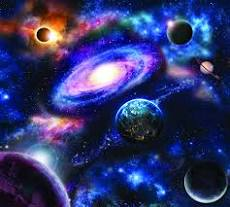
#> input picture images.jpg, 230 x 207 px
$ python thresholding.py images.jpg
#> lines starting #> are read from the running program, lines starting #| are printed output that depends on the picture; after the words box and inside, x2 and y2 are one past the last pixel; in counts of white or black regions, pixels touching at a corner belong together
### image_grayscale.py
import os
import pathlib
import sys
from PIL import Image
GRAYSCALE_MODE = "L"


def mean_grayscale(image):
    result = Image.new(GRAYSCALE_MODE, image.size)
#> result: PIL image 230x207 L; every value is 0
    for x in range(image.width):
        for y in range(image.height):
            result.putpixel((x, y), int(round(sum(image.getpixel((x, y))) / 3)))
#> image is the input picture: PIL image 230x207 RGB; mean R, G, B 49, 53.5, 107.5
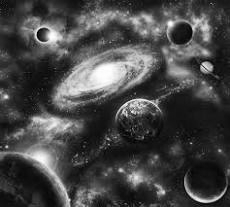
#> result: PIL image 230x207 L; min 0, max 254, mean 70

    return result


# [25 lines left out: functions photoshop_grayscale, main, not called in this run]


# [2 lines that do not run on import are left out]

### validation.py
def isint(s):
    try:
        int(s)
        return True
    except ValueError:
        return False

### thresholding.py
import os
import pathlib
import sys
import image_grayscale
from PIL import Image

from validation import isint

THRESHOLDING_MODE = "1"


def global_thresholding(image, threshold):
#> called with threshold = 140
    if image.mode != image_grayscale.GRAYSCALE_MODE:
        raise ValueError

    if not isint(threshold) or threshold < 0 or threshold > 255:
        raise ValueError

    result = Image.new(THRESHOLDING_MODE, image.size)

    for x in range(image.width):
        for y in range(image.height):
            result.putpixel((x, y), image.getpixel((x, y)) > threshold)
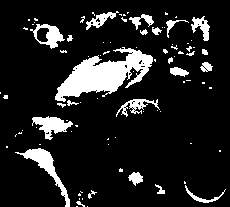
#> result: PIL image 230x207 1; 12.7% white; 90 white regions (66 under 20 px), largest, box (x1, y1, x2, y2) and area: (55, 47, 153, 102) 2500, (15, 148, 70, 207) 641, (32, 116, 73, 140) 477

    return result


def main(image_path_str):
    working_dir_path = ''
    if not os.path.isabs(image_path_str):
        working_dir_path = pathlib.Path().absolute()
    full_image_path = os.path.join(working_dir_path, image_path_str)
    image = image_grayscale.mean_grayscale(Image.open(full_image_path).convert("RGB"))
    global_thresholding(image, 140).save("imageBW.png")


if __name__ == '__main__':
    main(sys.argv[1])
